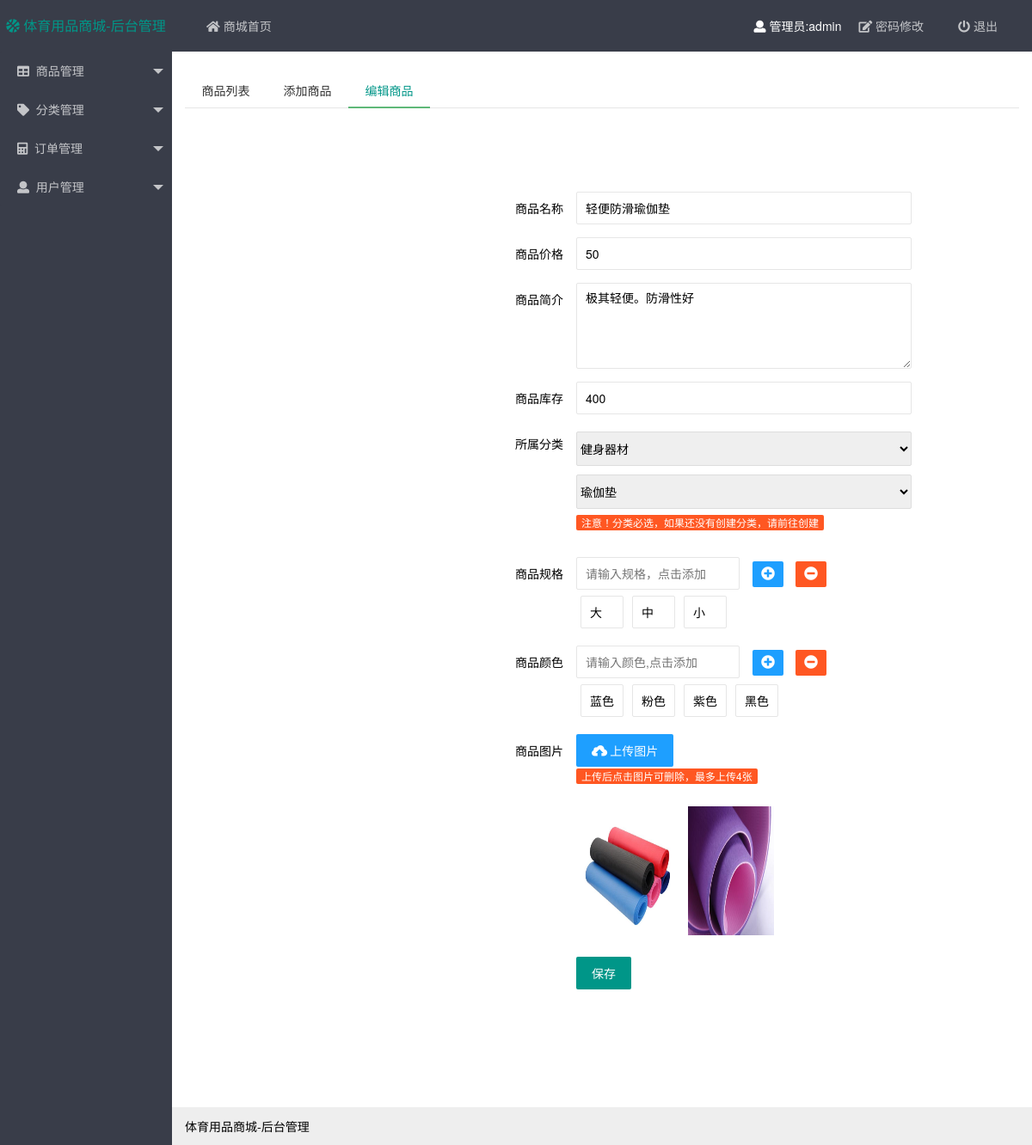
The page /admin/good_edit_form.php?id=8 (signed in) on the database its author committed.
### tables this page shows
CREATE TABLE `good` (
  `id` int(11) unsigned NOT NULL AUTO_INCREMENT,
  `good_name` varchar(30) NOT NULL COMMENT '商品名称',
  `photo` varchar(255) NOT NULL,
  `price` varchar(12) NOT NULL COMMENT '价格',
  `intro` varchar(255) DEFAULT NULL COMMENT '简介',
  `inventory` int(8) NOT NULL COMMENT '库存',
  `cate_id` varchar(40) NOT NULL COMMENT '所属分类id',
  `color` varchar(255) NOT NULL,
  `size` varchar(255) NOT NULL,
  `create_time` int(11) NOT NULL,
  `delete_time` int(11) NOT NULL,
  `status` char(1) NOT NULL DEFAULT '1' COMMENT '商品状态',
  `sale_count` int(8) NOT NULL DEFAULT '0' COMMENT '销售量',
  PRIMARY KEY (`id`)
);

### public/class/db.php (called while the page is built, shortened)
<?php
  class DB
  {
    private $con;
    public function __construct($dbname)
    {
    	try{
    		$this->con=new PDO("mysql:host=localhost;dbname={$dbname}","root","1c360ee002");
     		$this->con->exec('set names utf8');
    	}catch(Exception $e){
    		echo 'database error: '.$e->getMessage();
    	}
    }
    public function query($sql)
    {
     $stmt=$this->con->query($sql);
     if($stmt)
     {
      return $stmt->fetchAll(PDO::FETCH_ASSOC);
     }
     else
     {
      return $stmt;
     }
    }
  }
  $_SQL = new DB('sport_shop');
?>

### admin/good_edit_form.php (the view, shortened to what this page needs)
<?php
	require_once('../public/class/db.php');
	require_once('../public/class/pages.php');
 ?>
<!DOCTYPE html>
<html>
<head>
	<?php
		include_once('/include/head.php');
 	?>
</head>
<body class="layui-layout-body">
	<div class="layui-layout layui-layout-admin">
	  	<?php
	  		include_once('/include/header.php');
	  		include_once('/include/aside.php');
			$good_id = $_GET['id'];
			$good_info = $_SQL->query("SELECT * FROM good WHERE id = {$good_id}");
			extract($good_info[0]);
			$cate = explode('-', $cate_id);
			$p_c = $cate[0];
			$c_c = $cate[1];
			$photo = json_decode($photo,true);
			$size = json_decode($size,true);
			$color = json_decode($color,true);
	  	 ?>
	 	<div class="layui-body">
	    	<div style="padding: 15px;">
	    		<div class="layui-tab layui-tab-brief">
				  <ul class="layui-tab-title">
				    <li ><a href="/admin/good_list.php?menu=1-1">商品列表</a></li>
				    <li ><a href="/admin/good_add_form.php?menu=1-2">添加商品</a></li>
				    <li class="layui-this">编辑商品</li>
				  </ul>
				  <div class="layui-tab-content">
				  	<div class="layui-container">
				  		<form class="layui-form" style="margin:5% auto;padding:30px;width: 500px;">
				  			<div class="layui-form-item">
							    <label class="layui-form-label">商品名称</label>
							    <div class="layui-input-block">
							        <input type="text" name="good_name" placeholder="请输入商品名称" lay-verify="required|good_name" value="<?php echo $good_name;?>" required class="layui-input">
							    </div>
							</div>
							<div class="layui-form-item">
							    <label class="layui-form-label">商品价格</label>
							    <div class="layui-input-block">
							        <input type="text" name="price" placeholder="请输入商品价格，最多保留两位小数" lay-verify="required|price" value="<?php echo $price;?>" required class="layui-input">
							    </div>
							</div>
							<div class="layui-form-item">
							    <label class="layui-form-label">商品简介</label>
							    <div class="layui-input-block">
							         <textarea name="intro" placeholder="请输入商品简介" lay-verify="intro" class="layui-textarea"><?php echo $intro;?></textarea>
							    </div>
							</div>
							<div class="layui-form-item">
							    <label class="layui-form-label">商品库存</label>
							    <div class="layui-input-block">
							         <input type="text" name="inventory" placeholder="请输入商品库存" lay-verify="required|number" value="<?php echo $inventory;?>" required class="layui-input">
							    </div>
							</div>
							<div class="layui-form-item">
							    <label class="layui-form-label">所属分类</label>
							    <div class="layui-input-block">
							        <select class="normal-select" lay-verify="required" lay-ignore name="pid" id="pid">
							        	<?php
							        		$p_cate = $_SQL->query("SELECT id,cate_name FROM category WHERE delete_time = 0 AND pid = 0");
							        		foreach ($p_cate as $key => $value) {
							        			extract($value);
							        			if($cate_name == $p_c){
													echo "<option value='{$cate_name}' data-id='{$id}' selected>{$cate_name}</option>";
							        			}else{
							        				echo "<option value='{$cate_name}' data-id='{$id}'>{$cate_name}</option>";
							        			}
							        		}
							        	 ?>
							        </select>
								    <select class="normal-select" lay-verify="required" lay-ignore name="cid" id="cid">
								        	<?php
								        		$c_cate = $_SQL->query("SELECT id,pid,cate_name FROM category WHERE delete_time = 0 AND pid != 0");
								        		foreach ($c_cate as $key => $value) {
								        			extract($value);
								        			if($cate_name == $c_c){
														echo "<option value='{$cate_name}' data-pid='{$pid}' selected>{$cate_name}</option>";
								        			}else{
								        				echo "<option value='{$cate_name}' data-pid='{$pid}' style='display:none;'>{$cate_name}</option>";
								        			}
								        		}
								        	 ?>
							        </select>
								</div>
								<div class="layui-input-block">
							    	<span class="layui-badge">注意！分类必选，如果还没有创建分类，请前往创建</span>
							    </div>
							</div>
							<div class="layui-form-item">
							    <label class="layui-form-label">商品规格</label>
							    <div class="layui-input-inline">
							         <input type="text" id="sizeV" placeholder="请输入规格，点击添加" class="layui-input">
							    </div>
							    	<span class="layui-btn layui-btn-normal layui-btn-sm" id="addSize" style="margin: 5px;"><i class="fas fa-plus-circle" ></i></span>
							    	<span class="layui-btn layui-btn-danger layui-btn-sm" id="delSize" style="margin: 5px;"><i class="fas fa-minus-circle" ></i></span>
						    	<div class="layui-input-block" id="size-box">
						    		<?php
						    			foreach ($size as $key => $value) {
						    				echo "<input name='size[]' class='layui-input input-sm' value='{$value}'>";
						    			}
						    		 ?>
						         </div>
							</div>
							<div class="layui-form-item">
							    <label class="layui-form-label">商品颜色</label>
							    <div class="layui-input-inline">
							         <input type="text" id="colorV"  placeholder="请输入颜色,点击添加" class="layui-input">
							    </div>
						         <span class="layui-btn layui-btn-normal layui-btn-sm" id="addColor" style="margin: 5px;"><i class="fas fa-plus-circle" ></i></span>
						         <span class="layui-btn layui-btn-danger layui-btn-sm" id="delColor" style="margin: 5px;"><i class="fas fa-minus-circle" ></i></span>
						         <div class="layui-input-block" id="color-box">
						         	<?php
						    			foreach ($color as $key => $value) {
						    				echo "<input name='color[]' class='layui-input input-sm' value='{$value}'>";
						    			}
						    		 ?>
						         </div>
							</div>
							<div class="layui-form-item">
							    <label class="layui-form-label">商品图片</label>
							    <div class="layui-input-block">
							         <button type="button" class="layui-btn layui-btn-normal" id="uploadPhoto">
									  <i class="layui-icon">&#xe67c;</i>上传图片
									</button>
							    </div>
							    <div class="layui-input-block">
    							    <span class="layui-badge">上传后点击图片可删除，最多上传4张</span>
    							</div>
							    <div class="layui-input-block" id="photo-box">
							    	<?php
							    		$img_num = 1;
						    			foreach ($photo as $key => $value) {
						    				echo "<img data-img-num='{$img_num}' class='upload-img' title='点击删除该图片' onclick='deletePhoto(this);'  src='{$value}' />";
						    				$img_num++;
						    			}
						    		 ?>
							    </div>
							</div>
							<div class="layui-form-item">
							    <div class="layui-input-block">
							        <input type="submit" lay-filter='*' lay-submit value="保存" class="layui-btn">
							    </div>
							</div>
				  		</form>
				  	</div>
				  </div>
				</div>
	    	</div>
	  	</div>
	  	<?php
	  		include_once('/include/footer.php');
	  	?>
	</div>
</body>
</html>

### source/css/admin.css (style rules this page uses)
.normal-select { height: 40px;width: 100%;border:solid 1px #ddd;border-radius: 2px;margin: 5px auto; }
.input-sm { width:50px;float:left;margin: 5px; }
.upload-img { width: 100px;height: 150px;margin: 10px;float: left; }

### rows shown on the page
good: good_name "轻便防滑瑜伽垫", price "50", intro "极其轻便。防滑性好", inventory "400", size "大", size "中", size "小", color "蓝色", color "粉色", color "紫色", color "黑色"

### other values the page prints
$_SESSION['admin'] "admin"
form field pid "健身器材"
form field cid "瑜伽垫"
